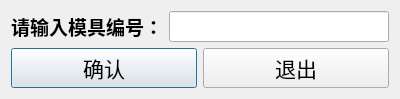
<?xml version="1.0" encoding="UTF-8"?>
<ui version="4.0">
 <class>mouldName_dialog</class>
 <widget class="QDialog" name="mouldName_dialog">
  <property name="geometry">
   <rect>
    <x>0</x>
    <y>0</y>
    <width>400</width>
    <height>93</height>
   </rect>
  </property>
  <property name="windowTitle">
   <string>Dialog</string>
  </property>
  <layout class="QVBoxLayout" name="verticalLayout">
   <item>
    <layout class="QFormLayout" name="formLayout">
     <item row="0" column="0">
      <widget class="QLabel" name="label">
       <property name="font">
        <font>
         <pointsize>14</pointsize>
         <weight>75</weight>
         <bold>true</bold>
        </font>
       </property>
       <property name="text">
        <string>请输入模具编号：</string>
       </property>
      </widget>
     </item>
     <item row="0" column="1">
      <widget class="QLineEdit" name="lineEdit">
       <property name="font">
        <font>
         <pointsize>14</pointsize>
        </font>
       </property>
      </widget>
     </item>
    </layout>
   </item>
   <item>
    <layout class="QHBoxLayout" name="horizontalLayout">
     <item>
      <widget class="QPushButton" name="ok">
       <property name="font">
        <font>
         <pointsize>16</pointsize>
        </font>
       </property>
       <property name="text">
        <string>确认</string>
       </property>
      </widget>
     </item>
     <item>
      <widget class="QPushButton" name="exit">
       <property name="font">
        <font>
         <pointsize>16</pointsize>
        </font>
       </property>
       <property name="text">
        <string>退出</string>
       </property>
      </widget>
     </item>
    </layout>
   </item>
  </layout>
 </widget>
 <resources/>
 <connections/>
</ui>
